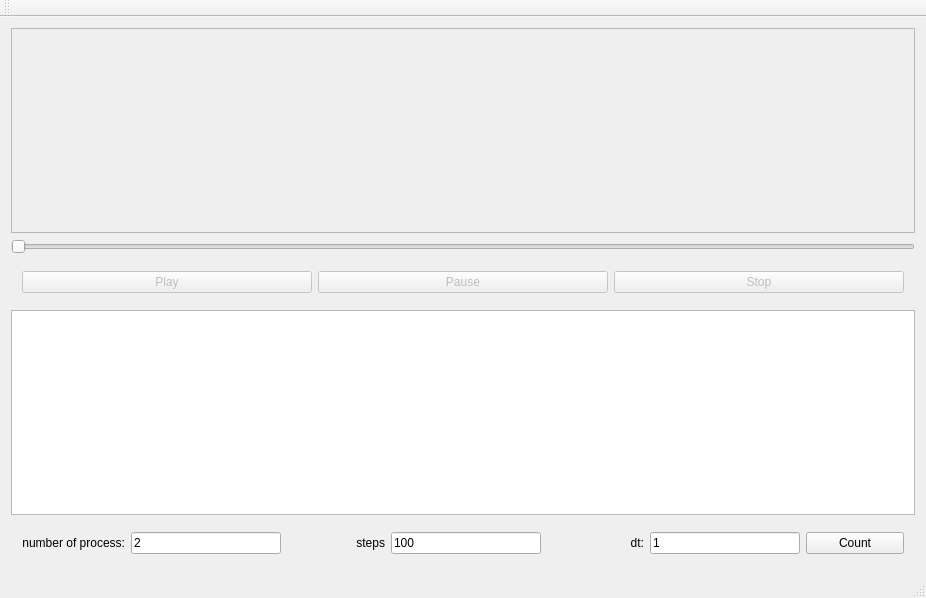
<?xml version="1.0" encoding="UTF-8"?>
<ui version="4.0">
 <class>MainWindow</class>
 <widget class="QMainWindow" name="MainWindow">
  <property name="geometry">
   <rect>
    <x>0</x>
    <y>0</y>
    <width>926</width>
    <height>598</height>
   </rect>
  </property>
  <property name="windowTitle">
   <string>BnBVisualizer</string>
  </property>
  <widget class="QWidget" name="centralWidget">
   <layout class="QGridLayout" name="gridLayout_3">
    <item row="0" column="0">
     <layout class="QVBoxLayout" name="verticalLayout">
      <item>
       <widget class="QScrollArea" name="scrollArea">
        <property name="widgetResizable">
         <bool>true</bool>
        </property>
        <widget class="QWidget" name="scrollAreaWidgetContents">
         <property name="geometry">
          <rect>
           <x>0</x>
           <y>0</y>
           <width>904</width>
           <height>190</height>
          </rect>
         </property>
         <layout class="QGridLayout" name="gridLayout">
          <item row="0" column="0">
           <widget class="QWidget" name="plotWidget" native="true"/>
          </item>
         </layout>
        </widget>
       </widget>
      </item>
      <item>
       <widget class="QSlider" name="horizontalSlider">
        <property name="enabled">
         <bool>false</bool>
        </property>
        <property name="orientation">
         <enum>Qt::Horizontal</enum>
        </property>
       </widget>
      </item>
      <item>
       <widget class="QWidget" name="widget" native="true">
        <property name="minimumSize">
         <size>
          <width>0</width>
          <height>0</height>
         </size>
        </property>
        <layout class="QHBoxLayout" name="horizontalLayout_2">
         <item>
          <widget class="QPushButton" name="PlayButton">
           <property name="enabled">
            <bool>false</bool>
           </property>
           <property name="text">
            <string>Play</string>
           </property>
          </widget>
         </item>
         <item>
          <widget class="QPushButton" name="PauseButton">
           <property name="enabled">
            <bool>false</bool>
           </property>
           <property name="text">
            <string>Pause</string>
           </property>
          </widget>
         </item>
         <item>
          <widget class="QPushButton" name="StopButton">
           <property name="enabled">
            <bool>false</bool>
           </property>
           <property name="text">
            <string>Stop</string>
           </property>
          </widget>
         </item>
        </layout>
       </widget>
      </item>
      <item>
       <widget class="QTextEdit" name="textEdit"/>
      </item>
      <item>
       <widget class="QWidget" name="controlWidget" native="true">
        <layout class="QHBoxLayout" name="horizontalLayout_3">
         <item>
          <widget class="QLabel" name="label">
           <property name="layoutDirection">
            <enum>Qt::LeftToRight</enum>
           </property>
           <property name="text">
            <string>number of process:</string>
           </property>
           <property name="alignment">
            <set>Qt::AlignRight|Qt::AlignTrailing|Qt::AlignVCenter</set>
           </property>
          </widget>
         </item>
         <item>
          <widget class="QLineEdit" name="ProcNumEdit">
           <property name="maximumSize">
            <size>
             <width>150</width>
             <height>16777215</height>
            </size>
           </property>
           <property name="inputMask">
            <string/>
           </property>
           <property name="text">
            <string>2</string>
           </property>
          </widget>
         </item>
         <item>
          <widget class="QLabel" name="label_3">
           <property name="text">
            <string>steps</string>
           </property>
           <property name="alignment">
            <set>Qt::AlignRight|Qt::AlignTrailing|Qt::AlignVCenter</set>
           </property>
          </widget>
         </item>
         <item>
          <widget class="QLineEdit" name="StepsEdit">
           <property name="maximumSize">
            <size>
             <width>150</width>
             <height>16777215</height>
            </size>
           </property>
           <property name="text">
            <string>100</string>
           </property>
          </widget>
         </item>
         <item>
          <widget class="QLabel" name="label_2">
           <property name="text">
            <string>dt:</string>
           </property>
           <property name="alignment">
            <set>Qt::AlignRight|Qt::AlignTrailing|Qt::AlignVCenter</set>
           </property>
          </widget>
         </item>
         <item>
          <widget class="QLineEdit" name="DTEdit">
           <property name="maximumSize">
            <size>
             <width>150</width>
             <height>16777215</height>
            </size>
           </property>
           <property name="text">
            <string>1</string>
           </property>
          </widget>
         </item>
         <item>
          <widget class="QPushButton" name="CountButton">
           <property name="text">
            <string>Count</string>
           </property>
          </widget>
         </item>
        </layout>
       </widget>
      </item>
     </layout>
    </item>
   </layout>
  </widget>
  <widget class="QMenuBar" name="menuBar">
   <property name="geometry">
    <rect>
     <x>0</x>
     <y>0</y>
     <width>926</width>
     <height>27</height>
    </rect>
   </property>
  </widget>
  <widget class="QToolBar" name="mainToolBar">
   <attribute name="toolBarArea">
    <enum>TopToolBarArea</enum>
   </attribute>
   <attribute name="toolBarBreak">
    <bool>false</bool>
   </attribute>
  </widget>
  <widget class="QStatusBar" name="statusBar"/>
 </widget>
 <layoutdefault spacing="6" margin="11"/>
 <resources/>
 <connections/>
</ui>
